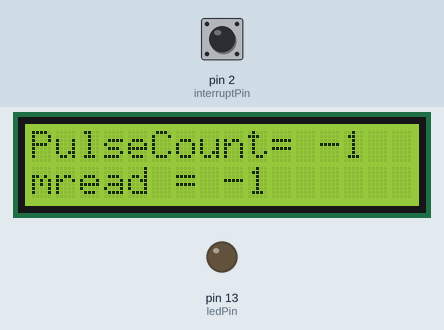
A sketch run on a simulated Arduino Uno, built with avr-gcc and run on an emulated ATmega328P. Parts: 16×2 character LCD, output pins drawn as LEDs (lit = HIGH). Inputs (shaded band) come from the test bench; at power-on: pin 2 (interruptPin) HIGH. EEPROM starts erased; what the sketch prints to the serial monitor is not drawn.

Above: at 1.3 s.
1.4 s: pin 2 (interruptPin) pulled LOW for 0.15 s
At 3.2 s:
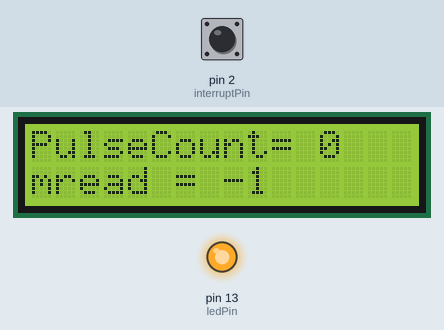
3.7 s: pin 2 (interruptPin) pulled LOW for 1 s
At 4.9 s:
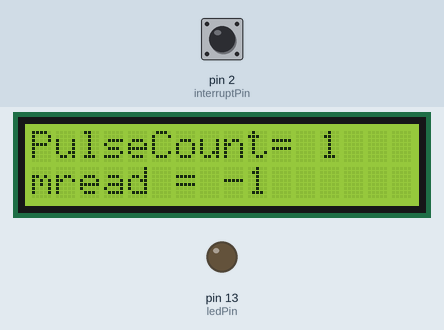
6.2 s: pin 2 (interruptPin) pulled LOW for 0.15 s
At 6.7 s:
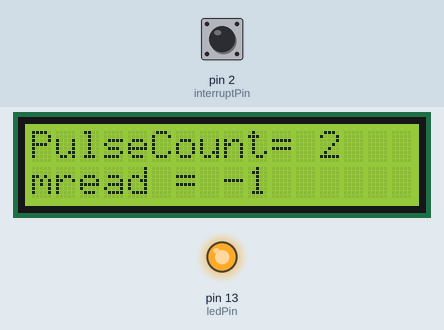
7.8 s: pin 2 (interruptPin) pulled LOW for 1 s
At 9.7 s:
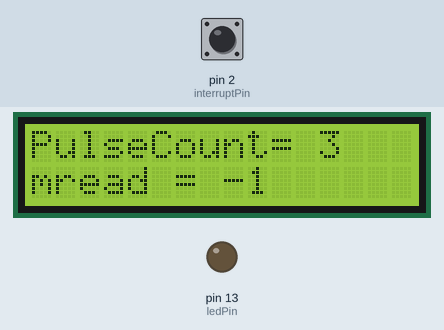
Timing chart, 0 to 11.2 s (numbered marks = the images above; inputs shaded):
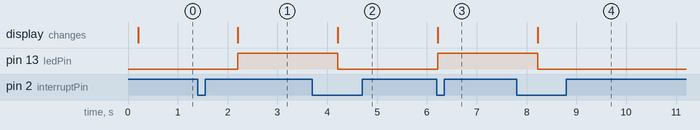

Measured:
- after the input at 1.4 s, pin 13 (ledPin): LOW → HIGH after 0.80 s; the display: changes after 0.81 s (image 1)
- after the input at 3.7 s, pin 13 (ledPin): HIGH → LOW after 0.51 s; the display: changes after 0.51 s (image 2)
- after the input at 6.2 s, pin 13 (ledPin): LOW → HIGH at once; the display: changes at once (image 3)
- after the input at 7.8 s, pin 13 (ledPin): HIGH → LOW after 0.42 s; the display: changes after 0.43 s (image 4)

The sketch:

electricMeter.ino
```cpp
#include <EEPROM.h>
#include <LiquidCrystal.h>
// initialize the library with the numbers of the interface pins
LiquidCrystal lcd(7, 8, 12, 11, 10, 9);
//================================================================
//struct to meter reading variable
struct Meter {
  int pulseCount;
  int mread;
};
//================================================================
//define global variable
const byte ledPin = 13;
const byte interruptPin = 2;
volatile byte state = LOW;
int pulseCount1, mread1;
int eeAddress = 0;
//================================================================
void setup() {
  Serial.begin(9600);
  lcd.begin(16, 2); // set up the LCD's number of columns and rows:
  lcd.print(" Electric Meter ");// Print a message to the LCD.
  int eeAddress = 0;
  Meter customVar; //Variable to store custom object read from EEPROM.
  EEPROM.get(eeAddress, customVar);
  Serial.println("================================================");
  Serial.println("Meter data From EEPROM : ");
  pulseCount1 = customVar.pulseCount;
  Serial.print(pulseCount1);
  Serial.print("\t");
  mread1 = customVar.mread;
  Serial.println(mread1);
  Serial.println("================================================");
  pinMode(ledPin, OUTPUT);
  attachInterrupt(digitalPinToInterrupt(interruptPin), blink, FALLING);
}
//================================================================
void loop() {
  digitalWrite(ledPin, state);
  Serial.print(pulseCount1);
  Serial.print("\t");
  Serial.println(mread1);
  Serial.println("================================================");
  lcd.clear(); // clear the content on lcd screen
  lcd.setCursor(0,0);//set the cursor at first row,first column
  lcd.print("PulseCount= ");
  lcd.print(pulseCount1);
  lcd.setCursor(0, 1);//set the cursor at second row,first column
  lcd.print("mread = ");
  lcd.print(mread1);
  delay(2000);
  if (pulseCount1 >= 100) {
    mread1++;
    Serial.println(mread1);
    delay(5000);
    pulseCount1 = 0;
    Meter customVar = {pulseCount1, mread1};
    EEPROM.put(eeAddress, customVar);
  }
}
//================================================================
// ISR to count the incomming pulse from electric Meter
void blink() {
  state = !state;
  pulseCount1++;
  writeVal(pulseCount1, mread1);
}
//================================================================
// write the value of meter pulse and meter reading in eeprom
void writeVal(int pulseCount, int mread) {
  int eeAddress = 0;
  Meter customVar = {pulseCount, mread};
  EEPROM.put(eeAddress, customVar);
}
//================================================================
```
